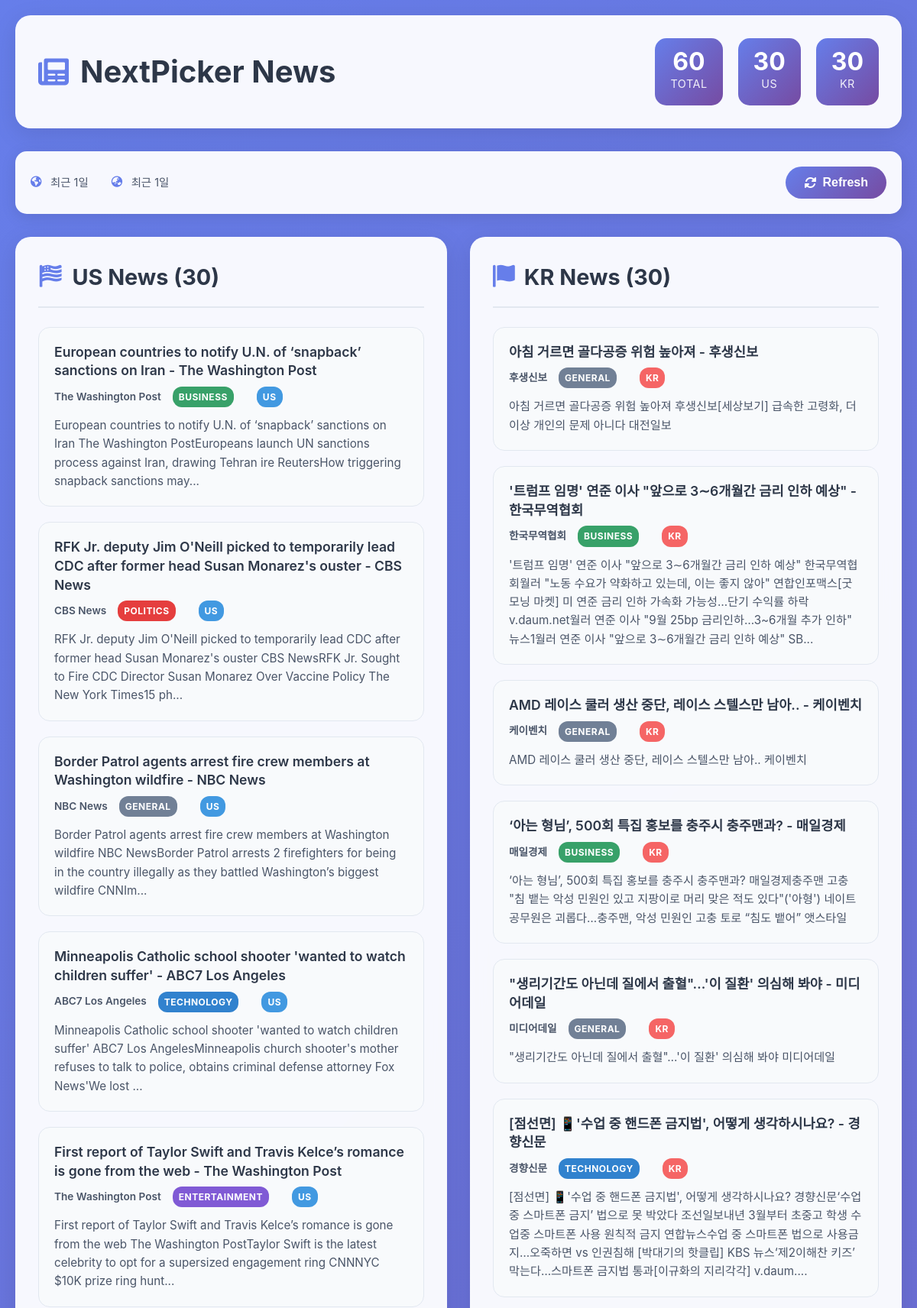
Page /news (upper part) on the committed database.
### app/database.py (models this page shows, shortened)
class NewsArticle(Base):
    __tablename__ = "news_articles"
    id = Column(String(32), primary_key=True)  # URL의 MD5 해시
    title = Column(String(500), nullable=False)
    url = Column(String(1000), unique=True, nullable=False)
    source = Column(String(100), nullable=False)
    published = Column(DateTime, nullable=False)
    summary = Column(Text)
    section = Column(String(50))  # 섹션 분류 (politics, business, technology, etc.)
    country = Column(String(2), nullable=False)  # 'US' 또는 'KR'
    created_at = Column(DateTime, default=datetime.utcnow)

### app/main.py (the view)
@app.get("/news", response_class=HTMLResponse)
async def news_home(
    request: Request,
    days_us: int = 1,
    days_kr: int = 1,
    limit: int = 30,
):
    try:
        news_us = get_recent_news('US', days=days_us, limit=limit)
        news_kr = get_recent_news('KR', days=days_kr, limit=limit)
        summary = build_summary(news_us, news_kr, days_us, days_kr)
        return templates.TemplateResponse(
            "index.html",
            {
                "request": request,
                "news_us": news_us,
                "news_kr": news_kr,
                "summary": summary
            },
        )
    except Exception as e:
        logger.error(f"Error loading news page: {e}")
        slack.notify_error(str(e), "뉴스 페이지 로딩 실패")
        return templates.TemplateResponse(
            "index.html",
            {
                "request": request,
                "news_us": [],
                "news_kr": [],
                "summary": {"total": 0, "us": 0, "kr": 0, "error": str(e)}
            },
        )

### templates/index.html (shortened to what this page needs)
<!DOCTYPE html>
<html lang="ko">
<head>
  <link rel="stylesheet" href="/static/style.css">
  <link href="https://cdnjs.cloudflare.com/ajax/libs/font-awesome/6.0.0/css/all.min.css" rel="stylesheet">
</head>
<body>
  <div class="container">
    <header class="header">
      <h1><i class="fas fa-newspaper"></i> NextPicker News</h1>
      <div class="summary-stats">
        <div class="stat">
          <span class="stat-number">{{ summary.total }}</span>
          <span class="stat-label">Total</span>
        </div>
        <div class="stat">
          <span class="stat-number">{{ summary.us }}</span>
          <span class="stat-label">US</span>
        </div>
        <div class="stat">
          <span class="stat-number">{{ summary.kr }}</span>
          <span class="stat-label">KR</span>
        </div>
      </div>
    </header>
    <div class="controls">
      <div class="date-ranges">
        <div class="range-item">
          <i class="fas fa-globe-americas"></i>
          <span>{{ summary.range_us }}</span>
        </div>
        <div class="range-item">
          <i class="fas fa-globe-asia"></i>
          <span>{{ summary.range_kr }}</span>
        </div>
      </div>
      <button id="refreshBtn" class="refresh-btn" onclick="refreshNews()">
        <i class="fas fa-sync-alt"></i> Refresh
      </button>
    </div>
    <div class="news-container">
      <section class="news-section">
        <h2><i class="fas fa-flag-usa"></i> US News ({{ summary.us }})</h2>
        <div class="news-list" id="usNews">
          {% for n in news_us %}
            <article class="news-item">
              <div class="news-header">
                <a href="{{ n.url }}" target="_blank" class="news-title">{{ n.title }}</a>
                <div class="news-meta">
                  <span class="source">{{ n.source }}</span>
                  {% if n.section %}
                    <span class="section-badge {{ n.section }}">{{ n.section|title }}</span>
                  {% endif %}
                  <span class="country-badge us">{{ n.country|upper }}</span>
                </div>
              </div>
              {% if n.summary %}
                <p class="news-summary">{{ n.summary[:200] }}{% if n.summary|length > 200 %}...{% endif %}</p>
              {% endif %}
            </article>
          {% endfor %}
        </div>
      </section>
      <section class="news-section">
        <h2><i class="fas fa-flag"></i> KR News ({{ summary.kr }})</h2>
        <div class="news-list" id="krNews">
          {% for n in news_kr %}
            <article class="news-item">
              <div class="news-header">
                <a href="{{ n.url }}" target="_blank" class="news-title">{{ n.title }}</a>
                <div class="news-meta">
                  <span class="source">{{ n.source }}</span>
                  {% if n.section %}
                    <span class="section-badge {{ n.section }}">{{ n.section|title }}</span>
                  {% endif %}
                  <span class="country-badge kr">{{ n.country|upper }}</span>
                </div>
              </div>
              {% if n.summary %}
                <p class="news-summary">{{ n.summary[:200] }}{% if n.summary|length > 200 %}...{% endif %}</p>
              {% endif %}
            </article>
          {% endfor %}
        </div>
      </section>
    </div>
  </div>
</body>
</html>

### static/style.css (style rules this page uses)
* { margin: 0; padding: 0; box-sizing: border-box; }
body { font-family: -apple-system, BlinkMacSystemFont, 'Segoe UI', Roboto, Oxygen, Ubuntu, Cantarell, sans-serif; line-height: 1.6; color: #333; background: linear-gradient(135deg, #667eea 0%, #764ba2 100%); min-height: 100vh; }
.container { max-width: 1200px; margin: 0 auto; padding: 20px; }
.header { background: rgba(255, 255, 255, 0.95); backdrop-filter: blur(10px); border-radius: 20px; padding: 30px; margin-bottom: 30px; box-shadow: 0 8px 32px rgba(0, 0, 0, 0.1); display: flex; justify-content: space-between; align-items: center; flex-wrap: wrap; gap: 20px; }
.header h1 { font-size: 2.5rem; font-weight: 700; color: #2d3748; display: flex; align-items: center; gap: 15px; }
.header h1 i { color: #667eea; }
.summary-stats { display: flex; gap: 20px; }
.stat { text-align: center; padding: 15px 20px; background: linear-gradient(135deg, #667eea, #764ba2); border-radius: 15px; color: white; min-width: 80px; }
.stat-number { display: block; font-size: 2rem; font-weight: 700; line-height: 1; }
.stat-label { font-size: 0.9rem; opacity: 0.9; text-transform: uppercase; letter-spacing: 0.5px; }
.controls { background: rgba(255, 255, 255, 0.95); backdrop-filter: blur(10px); border-radius: 15px; padding: 20px; margin-bottom: 30px; box-shadow: 0 4px 20px rgba(0, 0, 0, 0.1); display: flex; justify-content: space-between; align-items: center; flex-wrap: wrap; gap: 20px; }
.date-ranges { display: flex; gap: 30px; flex-wrap: wrap; }
.range-item { display: flex; align-items: center; gap: 10px; color: #4a5568; font-size: 0.9rem; }
.range-item i { color: #667eea; width: 16px; }
.refresh-btn { background: linear-gradient(135deg, #667eea, #764ba2); color: white; border: none; padding: 12px 24px; border-radius: 25px; font-size: 1rem; font-weight: 600; cursor: pointer; transition: all 0.3s ease; display: flex; align-items: center; gap: 8px; }
.news-container { display: grid; grid-template-columns: 1fr 1fr; gap: 30px; }
.news-section { background: rgba(255, 255, 255, 0.95); backdrop-filter: blur(10px); border-radius: 20px; padding: 30px; box-shadow: 0 8px 32px rgba(0, 0, 0, 0.1); }
.news-section h2 { font-size: 1.8rem; margin-bottom: 25px; color: #2d3748; display: flex; align-items: center; gap: 12px; padding-bottom: 15px; border-bottom: 2px solid #e2e8f0; }
.news-section h2 i { color: #667eea; }
.news-list { display: flex; flex-direction: column; gap: 20px; }
.news-item { padding: 20px; border-radius: 15px; background: #f8fafc; border: 1px solid #e2e8f0; transition: all 0.3s ease; }
.news-header { margin-bottom: 12px; }
.news-title { color: #2d3748; text-decoration: none; font-size: 1.1rem; font-weight: 600; line-height: 1.4; display: block; margin-bottom: 8px; transition: color 0.3s ease; }
.news-meta { display: flex; align-items: center; gap: 15px; flex-wrap: wrap; font-size: 0.85rem; color: #718096; }
.source { font-weight: 600; color: #4a5568; }
.section-badge { padding: 4px 8px; border-radius: 12px; font-size: 0.75rem; font-weight: 700; text-transform: uppercase; letter-spacing: 0.5px; color: white; }
.section-badge.politics { background: #e53e3e; }
.section-badge.business { background: #38a169; }
.section-badge.technology { background: #3182ce; }
.section-badge.entertainment { background: #805ad5; }
.section-badge.general { background: #718096; }
.country-badge { padding: 4px 8px; border-radius: 12px; font-size: 0.75rem; font-weight: 700; text-transform: uppercase; letter-spacing: 0.5px; }
.country-badge.us { background: #4299e1; color: white; }
.country-badge.kr { background: #f56565; color: white; }
.news-summary { color: #4a5568; line-height: 1.6; font-size: 0.95rem; }

### rows in the picture
NewsArticle: title "European countries to notify U.N. of ‘snapback’ sanctions on Iran - The Washington Post", source "The Washington Post", section "BUSINESS", country "US", summary "European countries to notify U.N. of ‘snapback’ sanctions on Iran The Washington PostEuropeans launch UN sanctions process against Iran, drawing Tehran ire ReutersHow triggering snapback sanctions may"
NewsArticle: title "RFK Jr. deputy Jim O'Neill picked to temporarily lead CDC after former head Susan Monarez's ouster - CBS News", source "CBS News", section "POLITICS", country "US", summary "RFK Jr. deputy Jim O'Neill picked to temporarily lead CDC after former head Susan Monarez's ouster CBS NewsRFK Jr. Sought to Fire CDC Director Susan Monarez Over Vaccine Policy The New York Times15 ph"
NewsArticle: title "Border Patrol agents arrest fire crew members at Washington wildfire - NBC News", source "NBC News", section "GENERAL", country "US", summary "Border Patrol agents arrest fire crew members at Washington wildfire NBC NewsBorder Patrol arrests 2 firefighters for being in the country illegally as they battled Washington’s biggest wildfire CNNIm"
NewsArticle: title "Minneapolis Catholic school shooter 'wanted to watch children suffer' - ABC7 Los Angeles", source "ABC7 Los Angeles", section "TECHNOLOGY", country "US", summary "Minneapolis Catholic school shooter 'wanted to watch children suffer' ABC7 Los AngelesMinneapolis church shooter's mother refuses to talk to police, obtains criminal defense attorney Fox News'We lost"
NewsArticle: title "First report of Taylor Swift and Travis Kelce’s romance is gone from the web - The Washington Post", source "The Washington Post", section "ENTERTAINMENT", country "US", summary "First report of Taylor Swift and Travis Kelce’s romance is gone from the web The Washington PostTaylor Swift is the latest celebrity to opt for a supersized engagement ring CNNNYC $10K prize ring hunt"
NewsArticle: title "아침 거르면 골다공증 위험 높아져 - 후생신보", source "후생신보", section "GENERAL", country "KR", summary "아침 거르면 골다공증 위험 높아져 후생신보[세상보기] 급속한 고령화, 더이상 개인의 문제 아니다 대전일보"
NewsArticle: title "'트럼프 임명' 연준 이사 \"앞으로 3∼6개월간 금리 인하 예상\" - 한국무역협회", source "한국무역협회", section "BUSINESS", country "KR", summary "'트럼프 임명' 연준 이사 \"앞으로 3∼6개월간 금리 인하 예상\" 한국무역협회월러 \"노동 수요가 약화하고 있는데, 이는 좋지 않아\" 연합인포맥스[굿모닝 마켓] 미 연준 금리 인하 가속화 가능성…단기 수익률 하락 v.daum.net월러 연준 이사 \"9월 25bp 금리인하…3~6개월 추가 인하\" 뉴스1월러 연준 이사 \"앞으로 3∼6개월간 금리 인하 예상\" SB"
NewsArticle: title "AMD 레이스 쿨러 생산 중단, 레이스 스텔스만 남아.. - 케이벤치", source "케이벤치", section "GENERAL", country "KR", summary "AMD 레이스 쿨러 생산 중단, 레이스 스텔스만 남아.. 케이벤치"
NewsArticle: title "‘아는 형님’, 500회 특집 홍보를 충주시 충주맨과? - 매일경제", source "매일경제", section "BUSINESS", country "KR", summary "‘아는 형님’, 500회 특집 홍보를 충주시 충주맨과? 매일경제충주맨 고충 \"침 뱉는 악성 민원인 있고 지팡이로 머리 맞은 적도 있다\"('아형') 네이트공무원은 괴롭다…충주맨, 악성 민원인 고충 토로 “침도 뱉어” 앳스타일"
NewsArticle: title "\"생리기간도 아닌데 질에서 출혈\"…'이 질환' 의심해 봐야 - 미디어데일", source "미디어데일", section "GENERAL", country "KR", summary "\"생리기간도 아닌데 질에서 출혈\"…'이 질환' 의심해 봐야 미디어데일"
NewsArticle: title "[점선면] 📱'수업 중 핸드폰 금지법', 어떻게 생각하시나요? - 경향신문", source "경향신문", section "TECHNOLOGY", country "KR", summary "[점선면] 📱'수업 중 핸드폰 금지법', 어떻게 생각하시나요? 경향신문‘수업 중 스마트폰 금지’ 법으로 못 박았다 조선일보내년 3월부터 초중고 학생 수업중 스마트폰 사용 원칙적 금지 연합뉴스수업 중 스마트폰 법으로 사용금지…오죽하면 vs 인권침해 [박대기의 핫클립] KBS 뉴스‘제2이해찬 키즈’ 막는다…스마트폰 금지법 통과[이규화의 지리각각] v.daum."

### other values in the picture
{{ summary.total }} "60"
{{ summary.us }} "30"
{{ summary.kr }} "30"
{{ summary.range_us }} "최근 1일"
{{ summary.range_kr }} "최근 1일"
